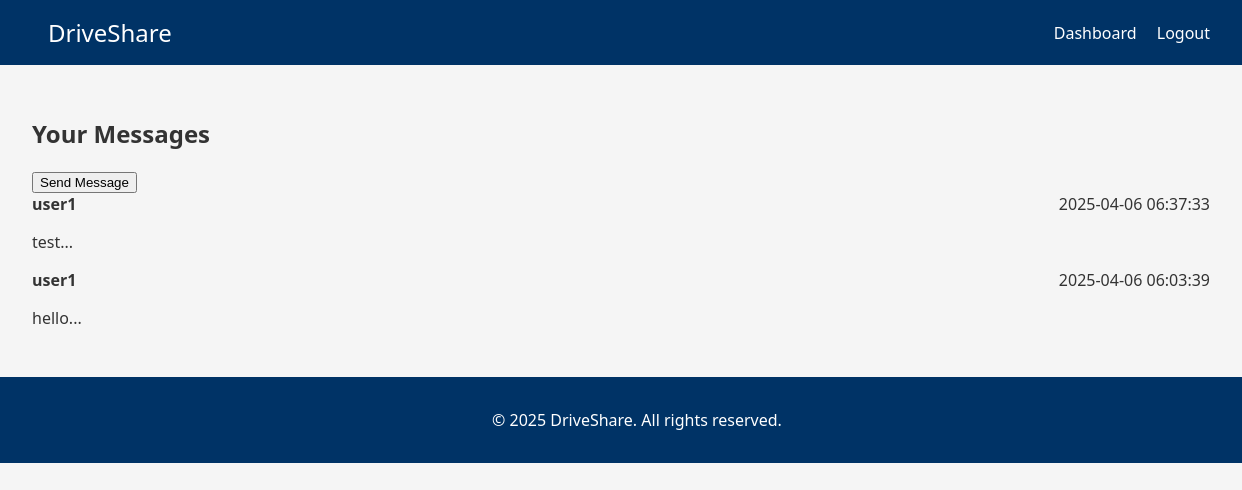
/inbox (signed in), run on the app's committed database.
### tables this page shows
CREATE TABLE messages (
                id INTEGER PRIMARY KEY AUTOINCREMENT,
                sender_id INTEGER NOT NULL,
                receiver_id INTEGER NOT NULL,
                content TEXT NOT NULL,
                timestamp TIMESTAMP DEFAULT CURRENT_TIMESTAMP,
                is_read BOOLEAN DEFAULT 0,
                FOREIGN KEY(sender_id) REFERENCES users(id) ON DELETE CASCADE,
                FOREIGN KEY(receiver_id) REFERENCES users(id) ON DELETE CASCADE
            );

CREATE TABLE users (
                id INTEGER PRIMARY KEY AUTOINCREMENT,
                email TEXT UNIQUE NOT NULL,
                password TEXT NOT NULL,
                security_q1 TEXT NOT NULL,
                security_q2 TEXT NOT NULL,
                security_q3 TEXT NOT NULL,
                full_name TEXT,
                role TEXT DEFAULT 'user',
                created_at TIMESTAMP DEFAULT CURRENT_TIMESTAMP
            );

### routes.py (the view)
    @app.route("/inbox")
    def inbox():
        if not UserSession.get_instance().is_authenticated():
            flash("Please log in to access your inbox.")
            return redirect(url_for("login"))
        user_id = UserSession.get_instance().user_id
        messages = []
        try:
            with sqlite3.connect("database.db") as conn:
                conn.row_factory = sqlite3.Row
                cursor = conn.cursor()
                cursor.execute('''
                    SELECT m.id, m.sender_id, m.receiver_id, m.content, m.timestamp, u.full_name AS sender_name
                    FROM messages m
                    JOIN users u ON m.sender_id = u.id
                    WHERE m.receiver_id = ? OR m.sender_id = ?
                    ORDER BY m.timestamp DESC
                ''', (user_id, user_id))
                messages = cursor.fetchall()
        except Exception as e:
            flash(f"Error retrieving messages: {str(e)}")
        return render_template("inbox.html", messages=messages)

### app.py (called while the page is built)
@app.context_processor
def inject_user_session():
    return dict(is_authenticated=UserSession.get_instance().is_authenticated())

### routes.py (called while the page is built)
    @staticmethod
    def get_instance():
        if UserSession._instance is None:
            UserSession()
        return UserSession._instance

    def is_authenticated(self):
        return self.user_id is not None

### templates/inbox.html (shortened to what this page needs)
{% extends 'base.html' %}
{% block content %}
<h2>Your Messages</h2>
<button onclick="openSendMessagePopup()">Send Message</button>
<div class="inbox-list">
    {% for message in messages %}
    <div class="inbox-item" onclick="openMessagePopup('{{ message.sender_id }}')">
        <strong>{{ message['sender_name']}}</strong>
        <span style="float: right;">{{message['timestamp']}}</span>
        <p>{{message['content'][:50]}}...</p>
    </div>
    {% endfor %}
</div>
{% endblock %}

### static/css/styles.css (style rules this page uses)
body { margin: 0; font-family: 'Segoe UI', Tahoma, Geneva, Verdana, sans-serif; background-color: #f5f5f5; color: #333; }

### data on the page
messages: sender_name "user1", timestamp "2025-04-06 06:37:33", content "test"
messages: sender_name "user1", timestamp "2025-04-06 06:03:39", content "hello"
